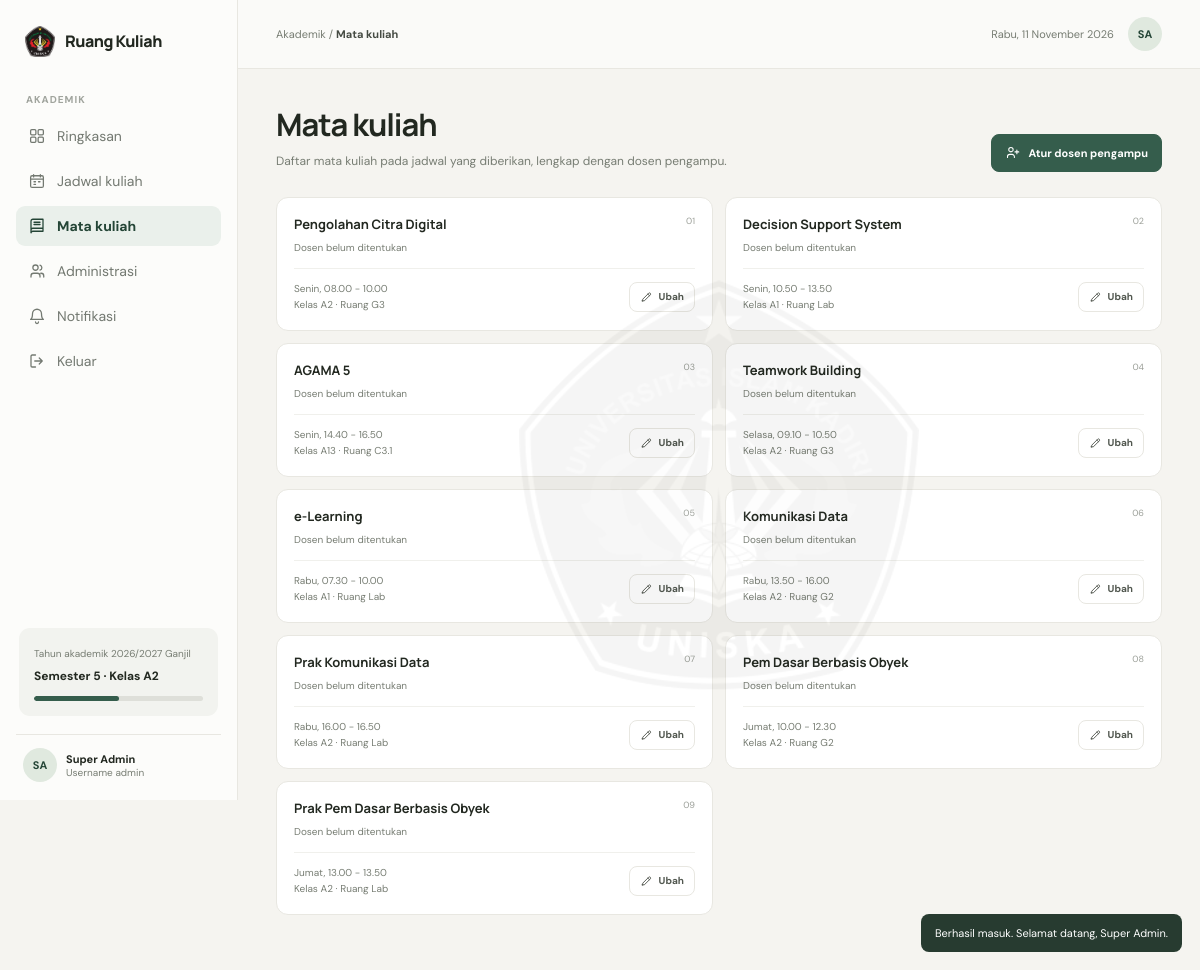
The page /matkul.php (signed in) on the database its author committed.
### tables this page shows
CREATE TABLE `jadwal` (
  `id`             INT UNSIGNED NOT NULL AUTO_INCREMENT,
  `mata_kuliah_id` INT UNSIGNED NOT NULL,
  `hari`           ENUM('Senin','Selasa','Rabu','Kamis','Jumat') NOT NULL,
  `jam_mulai`      TIME         NOT NULL,
  `jam_selesai`    TIME         NOT NULL,
  `kelas`          VARCHAR(10)  NOT NULL,
  `ruang`          VARCHAR(20)  NOT NULL,
  `jenis`          ENUM('Kuliah','Praktikum') NOT NULL DEFAULT 'Kuliah',
  `diubah_pada`    DATETIME     NULL DEFAULT NULL,
  `created_at`     DATETIME     NOT NULL DEFAULT CURRENT_TIMESTAMP,
  PRIMARY KEY (`id`),
  KEY `idx_jadwal_mk` (`mata_kuliah_id`),
  KEY `idx_jadwal_hari` (`hari`, `jam_mulai`),
  CONSTRAINT `fk_jadwal_mk` FOREIGN KEY (`mata_kuliah_id`)
    REFERENCES `mata_kuliah` (`id`) ON DELETE CASCADE ON UPDATE CASCADE
);

### includes/helpers.php (called while the page is built, shortened)
<?php
function app_config(?string $key = null)
{
    static $cfg = null;
    if ($cfg === null) {
        $cfg = require __DIR__ . '/../config/app.php';
    }
    return $key === null ? $cfg : ($cfg[$key] ?? null);
}
function e($value): string
{
    return htmlspecialchars((string) $value, ENT_QUOTES | ENT_SUBSTITUTE, 'UTF-8');
}
function base_url(): string
{
    static $base = null;
    if ($base !== null) {
        return $base;
    }
    $doc  = isset($_SERVER['DOCUMENT_ROOT']) ? realpath($_SERVER['DOCUMENT_ROOT']) : false;
    $root = realpath(__DIR__ . '/..');
    if ($doc && $root) {
        $doc  = rtrim(str_replace('\\', '/', $doc), '/');
        $root = rtrim(str_replace('\\', '/', $root), '/');
        if (stripos($root, $doc) === 0) {
            return $base = rtrim(substr($root, strlen($doc)), '/');
        }
    }
    $dir = rtrim(str_replace('\\', '/', dirname($_SERVER['SCRIPT_NAME'] ?? '/')), '/');
    $dir = preg_replace('#/(admin|actions)$#', '', $dir);
    return $base = $dir;
}
function url(string $path = ''): string
{
    return base_url() . '/' . ltrim($path, '/');
}
function asset(string $path): string
{
    return url('assets/' . ltrim($path, '/'));
}
function asset_v(string $path): string
{
    $file = __DIR__ . '/../assets/' . ltrim($path, '/');
    return asset($path) . (is_file($file) ? '?v=' . filemtime($file) : '');
}
function format_jam(string $time): string
{
    return str_replace(':', '.', substr($time, 0, 5));
}
function format_rentang(string $mulai, string $selesai): string
{
    return format_jam($mulai) . ' - ' . format_jam($selesai);
}
function jam_input(string $time): string
{
    return substr($time, 0, 5);
}
function bulan_id(int $n): string
{
    static $names = [1 => 'Januari', 'Februari', 'Maret', 'April', 'Mei', 'Juni',
        'Juli', 'Agustus', 'September', 'Oktober', 'November', 'Desember'];
    return $names[$n] ?? '';
}
function hari_id_dari_tanggal(?int $timestamp = null): string
{
    static $names = [1 => 'Senin', 'Selasa', 'Rabu', 'Kamis', 'Jumat', 'Sabtu', 'Minggu'];
    return $names[(int) date('N', $timestamp ?? time())];
}
function tanggal_id(?string $datetime = null, bool $withTime = true): string
{
    $ts = $datetime ? strtotime($datetime) : time();
    $out = date('j', $ts) . ' ' . bulan_id((int) date('n', $ts)) . ' ' . date('Y', $ts);
    return $withTime ? $out . ', ' . date('H.i', $ts) : $out;
}
function initials(string $nama): string
{
    $words = preg_split('/\s+/u', trim($nama)) ?: [];
    $letters = '';
    foreach ($words as $w) {
        $first = mb_substr(preg_replace('/^[^\p{L}]+/u', '', $w) ?? '', 0, 1);
        if ($first !== '') {
            $letters .= mb_strtoupper($first);
        }
        if (mb_strlen($letters) >= 2) {
            break;
        }
    }
    return $letters !== '' ? $letters : '?';
}
function semester_progress(): int
{
    $start = strtotime((string) app_config('semester_mulai'));
    $end   = strtotime((string) app_config('semester_selesai'));
    $pct = (time() - $start) / ($end - $start) * 100;
    return (int) max(0, min(100, round($pct)));
}

### config/app.php (called while the page is built)
<?php
return [
    'app_name'        => 'Ruang Kuliah',
    'campus_name'     => 'Universitas Islam Kadiri',
    'timezone'        => 'Asia/Jakarta',
    'tahun_akademik'  => '2026/2027 Ganjil',
    'semester'        => 5,
    'kelas_aktif'     => 'A2',
    'semester_mulai'  => '2026-09-07',
    'semester_selesai'=> '2027-01-15',
    'base_url'        => null,
    'show_demo_hint'  => true,
    'login_max_gagal' => 5,
    'login_kunci_detik' => 60,
];

### config/database.php (called while the page is built)
<?php
$dbConfig = [
    'host'     => '127.0.0.1',
    'port'     => 3306,
    'name'     => 'ruangkuliah',
    'user'     => 'root',
    'pass'     => '',
    'charset'  => 'utf8mb4',
    'timezone' => '+07:00',
];
function db(): PDO
{
    static $pdo = null;
    global $dbConfig;
    if ($pdo instanceof PDO) {
        return $pdo;
    }
    $dsn = sprintf(
        'mysql:host=%s;port=%d;dbname=%s;charset=%s',
        $dbConfig['host'], $dbConfig['port'], $dbConfig['name'], $dbConfig['charset']
    );
    try {
        $pdo = new PDO($dsn, $dbConfig['user'], $dbConfig['pass'], [
            PDO::ATTR_ERRMODE            => PDO::ERRMODE_EXCEPTION,
            PDO::ATTR_DEFAULT_FETCH_MODE => PDO::FETCH_ASSOC,
            PDO::ATTR_EMULATE_PREPARES   => false,
        ]);
        $pdo->exec("SET time_zone = '" . $dbConfig['timezone'] . "'");
    } catch (PDOException $e) {
        http_response_code(500);
        echo '<!DOCTYPE html><meta charset="utf-8"><title>Database tidak terhubung</title>'
           . '<body style="font-family:sans-serif;max-width:560px;margin:60px auto;line-height:1.6">'
           . '<h2>Database belum terhubung</h2>'
           . '<p>Pastikan <strong>MySQL</strong> sudah berjalan di XAMPP dan file '
           . '<code>database/ruangkuliah.sql</code> sudah diimport lewat phpMyAdmin.</p>'
           . '<p>Pengaturan koneksi ada di <code>config/database.php</code>.</p></body>';
        exit;
    }
    return $pdo;
}

### includes/auth.php (called while the page is built, shortened)
<?php
function is_valid_role(string $role): bool
{
    return isset(ROLE_TABLE[$role]);
}
function current_user(): ?array
{
    static $cache = false;
    if ($cache !== false) {
        return $cache;
    }
    $role = (string) $_SESSION['user']['role'];
    $t  = ROLE_TABLE[$role];
    $st = db()->prepare("SELECT id, nama, {$t['ident']} AS ident FROM {$t['table']} WHERE id = ? LIMIT 1");
    $st->execute([(int) $_SESSION['user']['id']]);
    $row = $st->fetch();
    return $cache = [
        'role'  => $role,
        'id'    => (int) $row['id'],
        'nama'  => $row['nama'],
        'ident' => $row['ident'],
    ];
}
function require_login(): array
{
    $user = current_user();
    return $user;
}

### includes/queries.php (called while the page is built, shortened)
<?php
function q_jadwal(?int $dosenId = null): array
{
    if ($dosenId !== null) {
        $st = db()->prepare(SQL_JADWAL . ' WHERE m.dosen_id = ? ORDER BY j.hari, j.jam_mulai');
        $st->execute([$dosenId]);
    } else {
        $st = db()->query(SQL_JADWAL . ' ORDER BY j.hari, j.jam_mulai');
    }
    return $st->fetchAll();
}
function can_edit_jadwal(?array $user, array $row): bool
{
    if ($user['role'] === 'admin') {
        return true;
    }
    return $user['role'] === 'dosen'
        && $row['dosen_id'] !== null
        && (int) $row['dosen_id'] === (int) $user['id'];
}
function q_matkul(?int $dosenId = null): array
{
    $sql = 'SELECT m.id, m.nama, m.dosen_id, d.nama AS dosen, d.nip
            FROM mata_kuliah m LEFT JOIN dosen d ON d.id = m.dosen_id';
    if ($dosenId !== null) {
        $st = db()->prepare($sql . ' WHERE m.dosen_id = ? ORDER BY m.id');
        $st->execute([$dosenId]);
    } else {
        $st = db()->query($sql . ' ORDER BY m.id');
    }
    $list = $st->fetchAll();
    $sessions = [];
    foreach (q_jadwal($dosenId) as $j) {
        $sessions[$j['mk_id']][] = $j;
    }
    return $list;
}
function q_notif_terakhir_dibaca(array $user): int
{
    $st = db()->prepare('SELECT terakhir_id FROM notifikasi_dibaca WHERE role = ? AND user_id = ?');
    $st->execute([$user['role'], $user['id']]);
    return (int) ($st->fetchColumn() ?: 0);
}
function q_notif_unread_count(array $user): int
{
    $st = db()->prepare('SELECT COUNT(*) FROM notifikasi WHERE id > ?');
    $st->execute([q_notif_terakhir_dibaca($user)]);
    return (int) $st->fetchColumn();
}

### matkul.php (the view, shortened to what this page needs)
<?php
$user = require_login();
$isDosen = $user['role'] === 'dosen';
$isAdmin = $user['role'] === 'admin';
$tampil = ($isDosen && query('tampil') === 'saya') ? 'saya' : 'semua';
$list   = q_matkul($tampil === 'saya' ? $user['id'] : null);
$page_title = 'Mata kuliah';
$page_key   = 'matkul';
include __DIR__ . '/includes/layout_top.php';
?>
        <section class="page active" id="coursesPage">
          <div class="page-heading">
            <div><h1>Mata kuliah</h1><p class="subtitle">Daftar mata kuliah pada jadwal yang diberikan, lengkap dengan dosen pengampu.</p></div>
            <?php if ($isAdmin): ?>
              <a class="btn" href="<?= e(url('admin/pengampu.php')) ?>"><?= icon('user-plus') ?>Atur dosen pengampu</a>
            <?php endif; ?>
          </div>
          <div class="course-grid" id="courseGrid">
            <?php foreach ($list as $i => $m):
                $mine = $isDosen && (int) $m['dosen_id'] === $user['id']; ?>
              <article class="course-card <?= $mine ? 'is-mine' : '' ?>">
                <div class="course-card-top">
                  <div>
                    <h3><?= e($m['nama']) ?></h3>
                    <div class="course-dosen">
                      <?php if ($m['dosen']): ?>
                        Dosen: <strong><?= e($m['dosen']) ?></strong>
                        <?php if ($mine): ?> <span class="badge blue">Diampu Anda</span><?php endif; ?>
                      <?php else: ?>
                        <span class="muted">Dosen belum ditentukan</span>
                      <?php endif; ?>
                    </div>
                  </div>
                  <span class="course-code"><?= str_pad((string) ($i + 1), 2, '0', STR_PAD_LEFT) ?></span>
                </div>
                <div class="session-list">
                  <?php foreach ($m['sesi'] as $s): ?>
                    <div class="session-line">
                      <p>
                        <?= e($s['hari']) ?>, <?= e(format_rentang($s['jam_mulai'], $s['jam_selesai'])) ?>
                        <br>Kelas <?= e($s['kelas']) ?> · Ruang <?= e($s['ruang']) ?>
                      </p>
                      <?= can_edit_jadwal($user, $s) ? component_edit_button($s) : '' ?>
                    </div>
                  <?php endforeach; ?>
                </div>
              </article>
            <?php endforeach; ?>
          </div>
        </section>
<?php include __DIR__ . '/includes/layout_bottom.php'; ?>

### includes/layout_top.php (shortened to what this page needs)
<?php
$user       = require_login();
$page_title = $page_title ?? 'Ringkasan';
$page_key   = $page_key ?? '';
$appName    = (string) app_config('app_name');
$unread     = q_notif_unread_count($user);
$nav = [
    ['key' => 'dashboard',  'label' => 'Ringkasan',     'href' => 'dashboard.php',  'icon' => 'grid'],
    ['key' => 'jadwal',     'label' => 'Jadwal kuliah', 'href' => 'jadwal.php',     'icon' => 'calendar'],
    ['key' => 'matkul',     'label' => 'Mata kuliah',   'href' => 'matkul.php',     'icon' => 'book'],
];
if ($user['role'] === 'admin') {
    $nav[] = ['key' => 'admin', 'label' => 'Administrasi', 'href' => 'admin/index.php', 'icon' => 'users'];
}
$nav[] = ['key' => 'notifikasi', 'label' => 'Notifikasi', 'href' => 'notifikasi.php', 'icon' => 'bell', 'badge' => $unread];
$identLabel = ['mahasiswa' => 'NPM ', 'dosen' => 'NIP ', 'admin' => 'Username '][$user['role']];
?>
<!DOCTYPE html>
<html lang="id">
<head>
  <link rel="stylesheet" href="<?= e(asset_v('css/app.css')) ?>">
</head>
<body data-base="<?= e(base_url()) ?>">
  <img class="watermark" src="<?= e(asset('img/logo-uniska.png')) ?>" alt="" aria-hidden="true">
  <div class="app">
    <aside class="sidebar">
      <a class="brand" href="<?= e(url('dashboard.php')) ?>">
        <img class="brand-logo" src="<?= e(asset('img/logo-uniska.png')) ?>" alt="Logo UNISKA">
        <?= e($appName) ?>
      </a>
      <div class="nav-label">Akademik</div>
      <nav class="nav" aria-label="Navigasi utama">
        <?php foreach ($nav as $item): ?>
          <a class="nav-btn <?= $page_key === $item['key'] ? 'active' : '' ?>" href="<?= e(url($item['href'])) ?>"
             <?= $page_key === $item['key'] ? 'aria-current="page"' : '' ?>>
            <?= icon($item['icon']) ?>
            <span><?= e($item['label']) ?></span>
          </a>
        <?php endforeach; ?>
        <form method="post" action="<?= e(url('logout.php')) ?>" class="nav-form">
          <button class="nav-btn" type="submit">
            <?= icon('logout') ?>
            <span>Keluar</span>
          </button>
        </form>
      </nav>
      <div class="sidebar-bottom">
        <div class="semester-card">
          <small>Tahun akademik <?= e(app_config('tahun_akademik')) ?></small>
          <strong>Semester <?= (int) app_config('semester') ?> · Kelas <?= e(app_config('kelas_aktif')) ?></strong>
          <div class="semester-line" title="<?= semester_progress() ?>% semester berjalan"><span style="width: <?= semester_progress() ?>%"></span></div>
        </div>
        <div class="profile">
          <div class="avatar"><?= e(initials($user['nama'])) ?></div>
          <div class="profile-text">
            <strong><?= e($user['nama']) ?></strong>
            <small><?= $user['role'] !== 'admin' ? e(ROLE_LABEL[$user['role']]) . ' · ' : '' ?><?= e($identLabel . $user['ident']) ?></small>
          </div>
        </div>
      </div>
    </aside>
    <main class="main">
      <header class="topbar">
        <div class="breadcrumb">Akademik <span aria-hidden="true">/</span> <strong><?= e($crumb ?? $page_title) ?></strong></div>
        <div class="top-right">
          <span class="today-label"><?= e(hari_id_dari_tanggal() . ', ' . tanggal_id(null, false)) ?></span>
          <div class="avatar" title="<?= e($user['nama']) ?>"><?= e(initials($user['nama'])) ?></div>
        </div>
      </header>
      <div class="content">

### includes/icons.php (shortened to what this page needs)
<?php
function icon(string $name): string
{
    $inner = $paths[$name] ?? '';
    return '<svg viewBox="0 0 24 24" fill="none" stroke="currentColor" stroke-width="1.7" '
         . 'stroke-linecap="round" stroke-linejoin="round" aria-hidden="true">' . $inner . '</svg>';
}

### includes/components.php (shortened to what this page needs)
<?php
function component_edit_button(array $row, string $label = 'Ubah'): string
{
    return '<button type="button" class="btn small secondary" data-edit-jadwal'
        . ' data-id="' . (int) $row['id'] . '"'
        . ' data-matkul="' . e($row['matkul']) . '"'
        . ' data-info="' . e('Kelas ' . $row['kelas'] . ' · Ruang ' . $row['ruang']) . '"'
        . ' data-hari="' . e($row['hari']) . '"'
        . ' data-mulai="' . e(jam_input($row['jam_mulai'])) . '"'
        . ' data-selesai="' . e(jam_input($row['jam_selesai'])) . '">'
        . icon('edit') . e($label) . '</button>';
}
    ?>

### rows shown on the page
jadwal: hari "Senin", format_rentang($s['jam_mulai'], $s['jam_selesai']) "08.00 - 10.00", kelas "A2", ruang "G3"
jadwal: hari "Senin", format_rentang($s['jam_mulai'], $s['jam_selesai']) "10.50 - 13.50", kelas "A1", ruang "Lab"
jadwal: hari "Senin", format_rentang($s['jam_mulai'], $s['jam_selesai']) "14.40 - 16.50", kelas "A13", ruang "C3.1"
jadwal: hari "Selasa", format_rentang($s['jam_mulai'], $s['jam_selesai']) "09.10 - 10.50", kelas "A2", ruang "G3"
jadwal: hari "Rabu", format_rentang($s['jam_mulai'], $s['jam_selesai']) "07.30 - 10.00", kelas "A1", ruang "Lab"
jadwal: hari "Rabu", format_rentang($s['jam_mulai'], $s['jam_selesai']) "13.50 - 16.00", kelas "A2", ruang "G2"
jadwal: hari "Rabu", format_rentang($s['jam_mulai'], $s['jam_selesai']) "16.00 - 16.50", kelas "A2", ruang "Lab"
jadwal: hari "Jumat", format_rentang($s['jam_mulai'], $s['jam_selesai']) "10.00 - 12.30", kelas "A2", ruang "G2"
jadwal: hari "Jumat", format_rentang($s['jam_mulai'], $s['jam_selesai']) "13.00 - 13.50", kelas "A2", ruang "Lab"

### other values the page prints
$appName "Ruang Kuliah"
$item['label'] "Ringkasan"
$item['label'] "Jadwal kuliah"
$item['label'] "Mata kuliah"
$item['label'] "Administrasi"
$item['label'] "Notifikasi"
app_config('tahun_akademik') "2026/2027 Ganjil"
app_config('semester') "5"
app_config('kelas_aktif') "A2"
initials($user['nama']) "SA"
$user['nama'] "Super Admin"
$identLabel . $user['ident'] "Username admin"
$crumb "Mata kuliah"
hari_id_dari_tanggal() . ', ' . tanggal_id(null, false) "Rabu, 11 November 2026"
$m['nama'] "Pengolahan Citra Digital"
